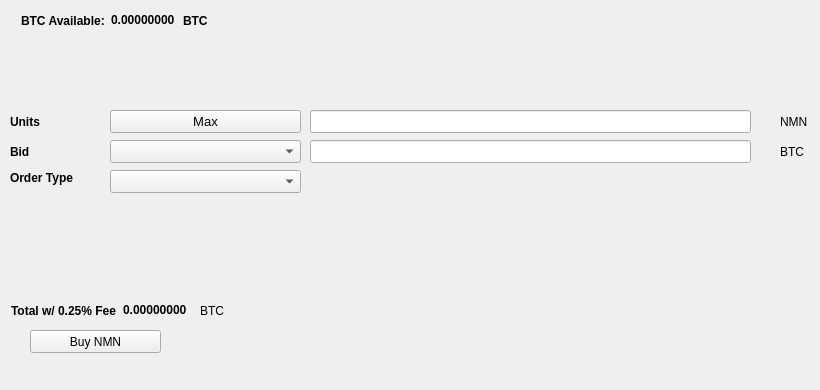
   <widget class="QWidget" name="BuyTab">
    <attribute name="title">
     <string>Buy</string>
    </attribute>
    <widget class="QPushButton" name="BuyNMN">
     <property name="geometry">
      <rect>
       <x>30</x>
       <y>330</y>
       <width>131</width>
       <height>23</height>
      </rect>
     </property>
     <property name="text">
      <string>Buy NMN</string>
     </property>
     <property name="icon">
      <iconset resource="../nmn.qrc">
       <normaloff>:/icons/bitcoin</normaloff>:/icons/bitcoin</iconset>
     </property>
    </widget>
    <widget class="QLabel" name="label_3">
     <property name="geometry">
      <rect>
       <x>10</x>
       <y>110</y>
       <width>46</width>
       <height>23</height>
      </rect>
     </property>
     <property name="font">
      <font>
       <weight>75</weight>
       <bold>true</bold>
      </font>
     </property>
     <property name="text">
      <string>Units</string>
     </property>
    </widget>
    <widget class="QLineEdit" name="UnitsInput">
     <property name="geometry">
      <rect>
       <x>310</x>
       <y>110</y>
       <width>441</width>
       <height>23</height>
      </rect>
     </property>
     <property name="font">
      <font>
       <pointsize>9</pointsize>
       <weight>75</weight>
       <bold>true</bold>
      </font>
     </property>
    </widget>
    <widget class="QLineEdit" name="BuyBidPriceEdit">
     <property name="geometry">
      <rect>
       <x>310</x>
       <y>140</y>
       <width>441</width>
       <height>23</height>
      </rect>
     </property>
     <property name="font">
      <font>
       <pointsize>9</pointsize>
       <weight>75</weight>
       <bold>true</bold>
      </font>
     </property>
    </widget>
    <widget class="QLabel" name="label_4">
     <property name="geometry">
      <rect>
       <x>780</x>
       <y>110</y>
       <width>31</width>
       <height>23</height>
      </rect>
     </property>
     <property name="text">
      <string>NMN</string>
     </property>
    </widget>
    <widget class="QLabel" name="label_5">
     <property name="geometry">
      <rect>
       <x>780</x>
       <y>140</y>
       <width>31</width>
       <height>23</height>
      </rect>
     </property>
     <property name="text">
      <string>BTC</string>
     </property>
    </widget>
    <widget class="QLabel" name="label_6">
     <property name="geometry">
      <rect>
       <x>10</x>
       <y>140</y>
       <width>46</width>
       <height>23</height>
      </rect>
     </property>
     <property name="font">
      <font>
       <weight>75</weight>
       <bold>true</bold>
      </font>
     </property>
     <property name="text">
      <string>Bid</string>
     </property>
    </widget>
    <widget class="QLabel" name="label_7">
     <property name="geometry">
      <rect>
       <x>10</x>
       <y>170</y>
       <width>91</width>
       <height>16</height>
      </rect>
     </property>
     <property name="font">
      <font>
       <weight>75</weight>
       <bold>true</bold>
      </font>
     </property>
     <property name="text">
      <string>Order Type</string>
     </property>
    </widget>
    <widget class="QPushButton" name="Buy_Max_Amount">
     <property name="geometry">
      <rect>
       <x>110</x>
       <y>110</y>
       <width>191</width>
       <height>23</height>
      </rect>
     </property>
     <property name="font">
      <font>
       <pointsize>10</pointsize>
      </font>
     </property>
     <property name="text">
      <string>Max</string>
     </property>
    </widget>
    <widget class="QComboBox" name="BuyBidcomboBox">
     <property name="geometry">
      <rect>
       <x>110</x>
       <y>140</y>
       <width>191</width>
       <height>23</height>
      </rect>
     </property>
     <property name="font">
      <font>
       <pointsize>10</pointsize>
      </font>
     </property>
    </widget>
    <widget class="QComboBox" name="buyOrdertypeCombo">
     <property name="geometry">
      <rect>
       <x>110</x>
       <y>170</y>
       <width>191</width>
       <height>23</height>
      </rect>
     </property>
     <property name="font">
      <font>
       <pointsize>10</pointsize>
      </font>
     </property>
    </widget>
    <widget class="QWidget" name="layoutWidget1">
     <property name="geometry">
      <rect>
       <x>21</x>
       <y>11</y>
       <width>227</width>
       <height>19</height>
      </rect>
     </property>
     <layout class="QHBoxLayout" name="horizontalLayout_3">
      <item>
       <widget class="QLabel" name="label232">
        <property name="font">
         <font>
          <weight>75</weight>
          <bold>true</bold>
         </font>
        </property>
        <property name="text">
         <string>BTC Available:</string>
        </property>
       </widget>
      </item>
      <item>
       <widget class="QLabel" name="BtcAvailableLbl">
        <property name="palette">
         <palette>
          <active>
           <colorrole role="WindowText">
            <brush brushstyle="SolidPattern">
             <color alpha="255">
              <red>0</red>
              <green>0</green>
              <blue>0</blue>
             </color>
            </brush>
           </colorrole>
           <colorrole role="Button">
            <brush brushstyle="SolidPattern">
             <color alpha="255">
              <red>0</red>
              <green>170</green>
              <blue>0</blue>
             </color>
            </brush>
           </colorrole>
           <colorrole role="Light">
            <brush brushstyle="SolidPattern">
             <color alpha="255">
              <red>0</red>
              <green>255</green>
              <blue>0</blue>
             </color>
            </brush>
           </colorrole>
           <colorrole role="Midlight">
            <brush brushstyle="SolidPattern">
             <color alpha="255">
              <red>0</red>
              <green>212</green>
              <blue>0</blue>
             </color>
            </brush>
           </colorrole>
           <colorrole role="Dark">
            <brush brushstyle="SolidPattern">
             <color alpha="255">
              <red>0</red>
              <green>85</green>
              <blue>0</blue>
             </color>
            </brush>
           </colorrole>
           <colorrole role="Mid">
            <brush brushstyle="SolidPattern">
             <color alpha="255">
              <red>0</red>
              <green>113</green>
              <blue>0</blue>
             </color>
            </brush>
           </colorrole>
           <colorrole role="Text">
            <brush brushstyle="SolidPattern">
             <color alpha="255">
              <red>0</red>
              <green>170</green>
              <blue>0</blue>
             </color>
            </brush>
           </colorrole>
           <colorrole role="BrightText">
            <brush brushstyle="SolidPattern">
             <color alpha="255">
              <red>255</red>
              <green>255</green>
              <blue>255</blue>
             </color>
            </brush>
           </colorrole>
           <colorrole role="ButtonText">
            <brush brushstyle="SolidPattern">
             <color alpha="255">
              <red>0</red>
              <green>0</green>
              <blue>0</blue>
             </color>
            </brush>
           </colorrole>
           <colorrole role="Base">
            <brush brushstyle="SolidPattern">
             <color alpha="255">
              <red>255</red>
              <green>255</green>
              <blue>255</blue>
             </color>
            </brush>
           </colorrole>
           <colorrole role="Window">
            <brush brushstyle="SolidPattern">
             <color alpha="255">
              <red>0</red>
              <green>170</green>
              <blue>0</blue>
             </color>
            </brush>
           </colorrole>
           <colorrole role="Shadow">
            <brush brushstyle="SolidPattern">
             <color alpha="255">
              <red>0</red>
              <green>0</green>
              <blue>0</blue>
             </color>
            </brush>
           </colorrole>
           <colorrole role="AlternateBase">
            <brush brushstyle="SolidPattern">
             <color alpha="255">
              <red>127</red>
              <green>212</green>
              <blue>127</blue>
             </color>
            </brush>
           </colorrole>
           <colorrole role="ToolTipBase">
            <brush brushstyle="SolidPattern">
             <color alpha="255">
              <red>255</red>
              <green>255</green>
              <blue>220</blue>
             </color>
            </brush>
           </colorrole>
           <colorrole role="ToolTipText">
            <brush brushstyle="SolidPattern">
             <color alpha="255">
              <red>0</red>
              <green>0</green>
              <blue>0</blue>
             </color>
            </brush>
           </colorrole>
          </active>
          <inactive>
           <colorrole role="WindowText">
            <brush brushstyle="SolidPattern">
             <color alpha="255">
              <red>0</red>
              <green>0</green>
              <blue>0</blue>
             </color>
            </brush>
           </colorrole>
           <colorrole role="Button">
            <brush brushstyle="SolidPattern">
             <color alpha="255">
              <red>0</red>
              <green>170</green>
              <blue>0</blue>
             </color>
            </brush>
           </colorrole>
           <colorrole role="Light">
            <brush brushstyle="SolidPattern">
             <color alpha="255">
              <red>0</red>
              <green>255</green>
              <blue>0</blue>
             </color>
            </brush>
           </colorrole>
           <colorrole role="Midlight">
            <brush brushstyle="SolidPattern">
             <color alpha="255">
              <red>0</red>
              <green>212</green>
              <blue>0</blue>
             </color>
            </brush>
           </colorrole>
           <colorrole role="Dark">
            <brush brushstyle="SolidPattern">
             <color alpha="255">
              <red>0</red>
              <green>85</green>
              <blue>0</blue>
             </color>
            </brush>
           </colorrole>
           <colorrole role="Mid">
            <brush brushstyle="SolidPattern">
             <color alpha="255">
              <red>0</red>
              <green>113</green>
              <blue>0</blue>
             </color>
            </brush>
           </colorrole>
           <colorrole role="Text">
            <brush brushstyle="SolidPattern">
             <color alpha="255">
              <red>0</red>
              <green>170</green>
              <blue>0</blue>
             </color>
            </brush>
           </colorrole>
           <colorrole role="BrightText">
            <brush brushstyle="SolidPattern">
             <color alpha="255">
              <red>255</red>
              <green>255</green>
              <blue>255</blue>
             </color>
            </brush>
           </colorrole>
           <colorrole role="ButtonText">
            <brush brushstyle="SolidPattern">
             <color alpha="255">
              <red>0</red>
              <green>0</green>
              <blue>0</blue>
             </color>
            </brush>
           </colorrole>
           <colorrole role="Base">
            <brush brushstyle="SolidPattern">
             <color alpha="255">
              <red>255</red>
              <green>255</green>
              <blue>255</blue>
             </color>
            </brush>
           </colorrole>
           <colorrole role="Window">
            <brush brushstyle="SolidPattern">
             <color alpha="255">
              <red>0</red>
              <green>170</green>
              <blue>0</blue>
             </color>
            </brush>
           </colorrole>
           <colorrole role="Shadow">
            <brush brushstyle="SolidPattern">
             <color alpha="255">
              <red>0</red>
              <green>0</green>
              <blue>0</blue>
             </color>
            </brush>
           </colorrole>
           <colorrole role="AlternateBase">
            <brush brushstyle="SolidPattern">
             <color alpha="255">
              <red>127</red>
              <green>212</green>
              <blue>127</blue>
             </color>
            </brush>
           </colorrole>
           <colorrole role="ToolTipBase">
            <brush brushstyle="SolidPattern">
             <color alpha="255">
              <red>255</red>
              <green>255</green>
              <blue>220</blue>
             </color>
            </brush>
           </colorrole>
           <colorrole role="ToolTipText">
            <brush brushstyle="SolidPattern">
             <color alpha="255">
              <red>0</red>
              <green>0</green>
              <blue>0</blue>
             </color>
            </brush>
           </colorrole>
          </inactive>
          <disabled>
           <colorrole role="WindowText">
            <brush brushstyle="SolidPattern">
             <color alpha="255">
              <red>0</red>
              <green>85</green>
              <blue>0</blue>
             </color>
            </brush>
           </colorrole>
           <colorrole role="Button">
            <brush brushstyle="SolidPattern">
             <color alpha="255">
              <red>0</red>
              <green>170</green>
              <blue>0</blue>
             </color>
            </brush>
           </colorrole>
           <colorrole role="Light">
            <brush brushstyle="SolidPattern">
             <color alpha="255">
              <red>0</red>
              <green>255</green>
              <blue>0</blue>
             </color>
            </brush>
           </colorrole>
           <colorrole role="Midlight">
            <brush brushstyle="SolidPattern">
             <color alpha="255">
              <red>0</red>
              <green>212</green>
              <blue>0</blue>
             </color>
            </brush>
           </colorrole>
           <colorrole role="Dark">
            <brush brushstyle="SolidPattern">
             <color alpha="255">
              <red>0</red>
              <green>85</green>
              <blue>0</blue>
             </color>
            </brush>
           </colorrole>
           <colorrole role="Mid">
            <brush brushstyle="SolidPattern">
             <color alpha="255">
              <red>0</red>
              <green>113</green>
              <blue>0</blue>
             </color>
            </brush>
           </colorrole>
           <colorrole role="Text">
            <brush brushstyle="SolidPattern">
             <color alpha="255">
              <red>0</red>
              <green>85</green>
              <blue>0</blue>
             </color>
            </brush>
           </colorrole>
           <colorrole role="BrightText">
            <brush brushstyle="SolidPattern">
             <color alpha="255">
              <red>255</red>
              <green>255</green>
              <blue>255</blue>
             </color>
            </brush>
           </colorrole>
           <colorrole role="ButtonText">
            <brush brushstyle="SolidPattern">
             <color alpha="255">
              <red>0</red>
              <green>85</green>
              <blue>0</blue>
             </color>
            </brush>
           </colorrole>
           <colorrole role="Base">
            <brush brushstyle="SolidPattern">
             <color alpha="255">
              <red>0</red>
              <green>170</green>
              <blue>0</blue>
             </color>
            </brush>
           </colorrole>
           <colorrole role="Window">
            <brush brushstyle="SolidPattern">
             <color alpha="255">
              <red>0</red>
              <green>170</green>
              <blue>0</blue>
             </color>
            </brush>
           </colorrole>
           <colorrole role="Shadow">
            <brush brushstyle="SolidPattern">
             <color alpha="255">
              <red>0</red>
              <green>0</green>
              <blue>0</blue>
             </color>
            </brush>
           </colorrole>
           <colorrole role="AlternateBase">
            <brush brushstyle="SolidPattern">
             <color alpha="255">
              <red>0</red>
              <green>170</green>
              <blue>0</blue>
             </color>
            </brush>
           </colorrole>
           <colorrole role="ToolTipBase">
            <brush brushstyle="SolidPattern">
             <color alpha="255">
              <red>255</red>
              <green>255</green>
              <blue>220</blue>
             </color>
            </brush>
           </colorrole>
           <colorrole role="ToolTipText">
            <brush brushstyle="SolidPattern">
             <color alpha="255">
              <red>0</red>
              <green>0</green>
              <blue>0</blue>
             </color>
            </brush>
           </colorrole>
          </disabled>
         </palette>
        </property>
        <property name="font">
         <font>
          <weight>75</weight>
          <bold>true</bold>
         </font>
        </property>
        <property name="text">
         <string>0.00000000</string>
        </property>
        <property name="textInteractionFlags">
         <set>Qt::LinksAccessibleByMouse|Qt::TextSelectableByKeyboard|Qt::TextSelectableByMouse</set>
        </property>
       </widget>
      </item>
      <item>
       <widget class="QLabel" name="BtcAvailableLbl_2">
        <property name="font">
         <font>
          <weight>75</weight>
          <bold>true</bold>
         </font>
        </property>
        <property name="text">
         <string>BTC</string>
        </property>
       </widget>
      </item>
     </layout>
    </widget>
    <widget class="QWidget" name="layoutWidge2">
     <property name="geometry">
      <rect>
       <x>11</x>
       <y>301</y>
       <width>259</width>
       <height>19</height>
      </rect>
     </property>
     <layout class="QHBoxLayout" name="horizontalLayout_4">
      <item>
       <widget class="QLabel" name="label_9">
        <property name="font">
         <font>
          <weight>75</weight>
          <bold>true</bold>
         </font>
        </property>
        <property name="text">
         <string>Total w/ 0.25% Fee</string>
        </property>
       </widget>
      </item>
      <item>
       <widget class="QLabel" name="BuyCostLabel">
        <property name="palette">
         <palette>
          <active>
           <colorrole role="WindowText">
            <brush brushstyle="SolidPattern">
             <color alpha="255">
              <red>0</red>
              <green>0</green>
              <blue>0</blue>
             </color>
            </brush>
           </colorrole>
           <colorrole role="Button">
            <brush brushstyle="SolidPattern">
             <color alpha="255">
              <red>0</red>
              <green>170</green>
              <blue>0</blue>
             </color>
            </brush>
           </colorrole>
           <colorrole role="Light">
            <brush brushstyle="SolidPattern">
             <color alpha="255">
              <red>0</red>
              <green>255</green>
              <blue>0</blue>
             </color>
            </brush>
           </colorrole>
           <colorrole role="Midlight">
            <brush brushstyle="SolidPattern">
             <color alpha="255">
              <red>0</red>
              <green>212</green>
              <blue>0</blue>
             </color>
            </brush>
           </colorrole>
           <colorrole role="Dark">
            <brush brushstyle="SolidPattern">
             <color alpha="255">
              <red>0</red>
              <green>85</green>
              <blue>0</blue>
             </color>
            </brush>
           </colorrole>
           <colorrole role="Mid">
            <brush brushstyle="SolidPattern">
             <color alpha="255">
              <red>0</red>
              <green>113</green>
              <blue>0</blue>
             </color>
            </brush>
           </colorrole>
           <colorrole role="Text">
            <brush brushstyle="SolidPattern">
             <color alpha="255">
              <red>0</red>
              <green>170</green>
              <blue>0</blue>
             </color>
            </brush>
           </colorrole>
           <colorrole role="BrightText">
            <brush brushstyle="SolidPattern">
             <color alpha="255">
              <red>255</red>
              <green>255</green>
              <blue>255</blue>
             </color>
            </brush>
           </colorrole>
           <colorrole role="ButtonText">
            <brush brushstyle="SolidPattern">
             <color alpha="255">
              <red>0</red>
              <green>0</green>
              <blue>0</blue>
             </color>
            </brush>
           </colorrole>
           <colorrole role="Base">
            <brush brushstyle="SolidPattern">
             <color alpha="255">
              <red>255</red>
              <green>255</green>
              <blue>255</blue>
             </color>
            </brush>
           </colorrole>
           <colorrole role="Window">
            <brush brushstyle="SolidPattern">
             <color alpha="255">
              <red>0</red>
              <green>170</green>
              <blue>0</blue>
             </color>
            </brush>
           </colorrole>
           <colorrole role="Shadow">
            <brush brushstyle="SolidPattern">
             <color alpha="255">
              <red>0</red>
              <green>0</green>
              <blue>0</blue>
             </color>
            </brush>
           </colorrole>
           <colorrole role="AlternateBase">
            <brush brushstyle="SolidPattern">
             <color alpha="255">
              <red>127</red>
              <green>212</green>
              <blue>127</blue>
             </color>
            </brush>
           </colorrole>
           <colorrole role="ToolTipBase">
            <brush brushstyle="SolidPattern">
             <color alpha="255">
              <red>255</red>
              <green>255</green>
              <blue>220</blue>
             </color>
            </brush>
           </colorrole>
           <colorrole role="ToolTipText">
            <brush brushstyle="SolidPattern">
             <color alpha="255">
              <red>0</red>
              <green>0</green>
              <blue>0</blue>
             </color>
            </brush>
           </colorrole>
          </active>
          <inactive>
           <colorrole role="WindowText">
            <brush brushstyle="SolidPattern">
             <color alpha="255">
              <red>0</red>
              <green>0</green>
              <blue>0</blue>
             </color>
            </brush>
           </colorrole>
           <colorrole role="Button">
            <brush brushstyle="SolidPattern">
             <color alpha="255">
              <red>0</red>
              <green>170</green>
              <blue>0</blue>
             </color>
            </brush>
           </colorrole>
           <colorrole role="Light">
            <brush brushstyle="SolidPattern">
             <color alpha="255">
              <red>0</red>
              <green>255</green>
              <blue>0</blue>
             </color>
            </brush>
           </colorrole>
           <colorrole role="Midlight">
            <brush brushstyle="SolidPattern">
             <color alpha="255">
              <red>0</red>
              <green>212</green>
              <blue>0</blue>
             </color>
            </brush>
           </colorrole>
           <colorrole role="Dark">
            <brush brushstyle="SolidPattern">
             <color alpha="255">
              <red>0</red>
              <green>85</green>
              <blue>0</blue>
             </color>
            </brush>
           </colorrole>
           <colorrole role="Mid">
            <brush brushstyle="SolidPattern">
             <color alpha="255">
              <red>0</red>
              <green>113</green>
              <blue>0</blue>
             </color>
            </brush>
           </colorrole>
           <colorrole role="Text">
            <brush brushstyle="SolidPattern">
             <color alpha="255">
              <red>0</red>
              <green>170</green>
              <blue>0</blue>
             </color>
            </brush>
           </colorrole>
           <colorrole role="BrightText">
            <brush brushstyle="SolidPattern">
             <color alpha="255">
              <red>255</red>
              <green>255</green>
              <blue>255</blue>
             </color>
            </brush>
           </colorrole>
           <colorrole role="ButtonText">
            <brush brushstyle="SolidPattern">
             <color alpha="255">
              <red>0</red>
              <green>0</green>
              <blue>0</blue>
             </color>
            </brush>
           </colorrole>
           <colorrole role="Base">
            <brush brushstyle="SolidPattern">
             <color alpha="255">
              <red>255</red>
              <green>255</green>
              <blue>255</blue>
             </color>
            </brush>
           </colorrole>
           <colorrole role="Window">
            <brush brushstyle="SolidPattern">
             <color alpha="255">
              <red>0</red>
              <green>170</green>
              <blue>0</blue>
             </color>
            </brush>
           </colorrole>
           <colorrole role="Shadow">
            <brush brushstyle="SolidPattern">
             <color alpha="255">
              <red>0</red>
              <green>0</green>
              <blue>0</blue>
             </color>
            </brush>
           </colorrole>
           <colorrole role="AlternateBase">
            <brush brushstyle="SolidPattern">
             <color alpha="255">
              <red>127</red>
              <green>212</green>
              <blue>127</blue>
             </color>
            </brush>
           </colorrole>
           <colorrole role="ToolTipBase">
            <brush brushstyle="SolidPattern">
             <color alpha="255">
              <red>255</red>
              <green>255</green>
              <blue>220</blue>
             </color>
            </brush>
           </colorrole>
           <colorrole role="ToolTipText">
            <brush brushstyle="SolidPattern">
             <color alpha="255">
              <red>0</red>
              <green>0</green>
              <blue>0</blue>
             </color>
            </brush>
           </colorrole>
          </inactive>
          <disabled>
           <colorrole role="WindowText">
            <brush brushstyle="SolidPattern">
             <color alpha="255">
              <red>0</red>
              <green>85</green>
              <blue>0</blue>
             </color>
            </brush>
           </colorrole>
           <colorrole role="Button">
            <brush brushstyle="SolidPattern">
             <color alpha="255">
              <red>0</red>
              <green>170</green>
              <blue>0</blue>
             </color>
            </brush>
           </colorrole>
           <colorrole role="Light">
            <brush brushstyle="SolidPattern">
             <color alpha="255">
              <red>0</red>
              <green>255</green>
              <blue>0</blue>
             </color>
            </brush>
           </colorrole>
           <colorrole role="Midlight">
            <brush brushstyle="SolidPattern">
             <color alpha="255">
              <red>0</red>
              <green>212</green>
              <blue>0</blue>
             </color>
            </brush>
           </colorrole>
           <colorrole role="Dark">
            <brush brushstyle="SolidPattern">
             <color alpha="255">
              <red>0</red>
              <green>85</green>
              <blue>0</blue>
             </color>
            </brush>
           </colorrole>
           <colorrole role="Mid">
            <brush brushstyle="SolidPattern">
             <color alpha="255">
              <red>0</red>
              <green>113</green>
              <blue>0</blue>
             </color>
            </brush>
           </colorrole>
           <colorrole role="Text">
            <brush brushstyle="SolidPattern">
             <color alpha="255">
              <red>0</red>
              <green>85</green>
              <blue>0</blue>
             </color>
            </brush>
           </colorrole>
           <colorrole role="BrightText">
            <brush brushstyle="SolidPattern">
             <color alpha="255">
              <red>255</red>
              <green>255</green>
              <blue>255</blue>
             </color>
            </brush>
           </colorrole>
           <colorrole role="ButtonText">
            <brush brushstyle="SolidPattern">
             <color alpha="255">
              <red>0</red>
              <green>85</green>
              <blue>0</blue>
             </color>
            </brush>
           </colorrole>
           <colorrole role="Base">
            <brush brushstyle="SolidPattern">
             <color alpha="255">
              <red>0</red>
              <green>170</green>
              <blue>0</blue>
             </color>
            </brush>
           </colorrole>
           <colorrole role="Window">
            <brush brushstyle="SolidPattern">
             <color alpha="255">
              <red>0</red>
              <green>170</green>
              <blue>0</blue>
             </color>
            </brush>
           </colorrole>
           <colorrole role="Shadow">
            <brush brushstyle="SolidPattern">
             <color alpha="255">
              <red>0</red>
              <green>0</green>
              <blue>0</blue>
             </color>
            </brush>
           </colorrole>
           <colorrole role="AlternateBase">
            <brush brushstyle="SolidPattern">
             <color alpha="255">
              <red>0</red>
              <green>170</green>
              <blue>0</blue>
             </color>
            </brush>
           </colorrole>
           <colorrole role="ToolTipBase">
            <brush brushstyle="SolidPattern">
             <color alpha="255">
              <red>255</red>
              <green>255</green>
              <blue>220</blue>
             </color>
            </brush>
           </colorrole>
           <colorrole role="ToolTipText">
            <brush brushstyle="SolidPattern">
             <color alpha="255">
              <red>0</red>
              <green>0</green>
              <blue>0</blue>
             </color>
            </brush>
           </colorrole>
          </disabled>
         </palette>
        </property>
        <property name="font">
         <font>
          <weight>75</weight>
          <bold>true</bold>
         </font>
        </property>
        <property name="autoFillBackground">
         <bool>false</bool>
        </property>
        <property name="text">
         <string>0.00000000</string>
        </property>
        <property name="textInteractionFlags">
         <set>Qt::LinksAccessibleByMouse|Qt::TextSelectableByMouse</set>
        </property>
       </widget>
      </item>
      <item>
       <widget class="QLabel" name="label_10">
        <property name="font">
         <font>
          <weight>50</weight>
          <bold>false</bold>
         </font>
        </property>
        <property name="text">
         <string>BTC</string>
        </property>
       </widget>
      </item>
     </layout>
    </widget>
    <widget class="QLabel" name="label_24">
     <property name="geometry">
      <rect>
       <x>460</x>
       <y>300</y>
       <width>281</width>
       <height>81</height>
      </rect>
     </property>
     <property name="text">
      <string/>
     </property>
     <property name="pixmap">
      <pixmap>:/images/bittrex</pixmap>
     </property>
    </widget>
   </widget>
